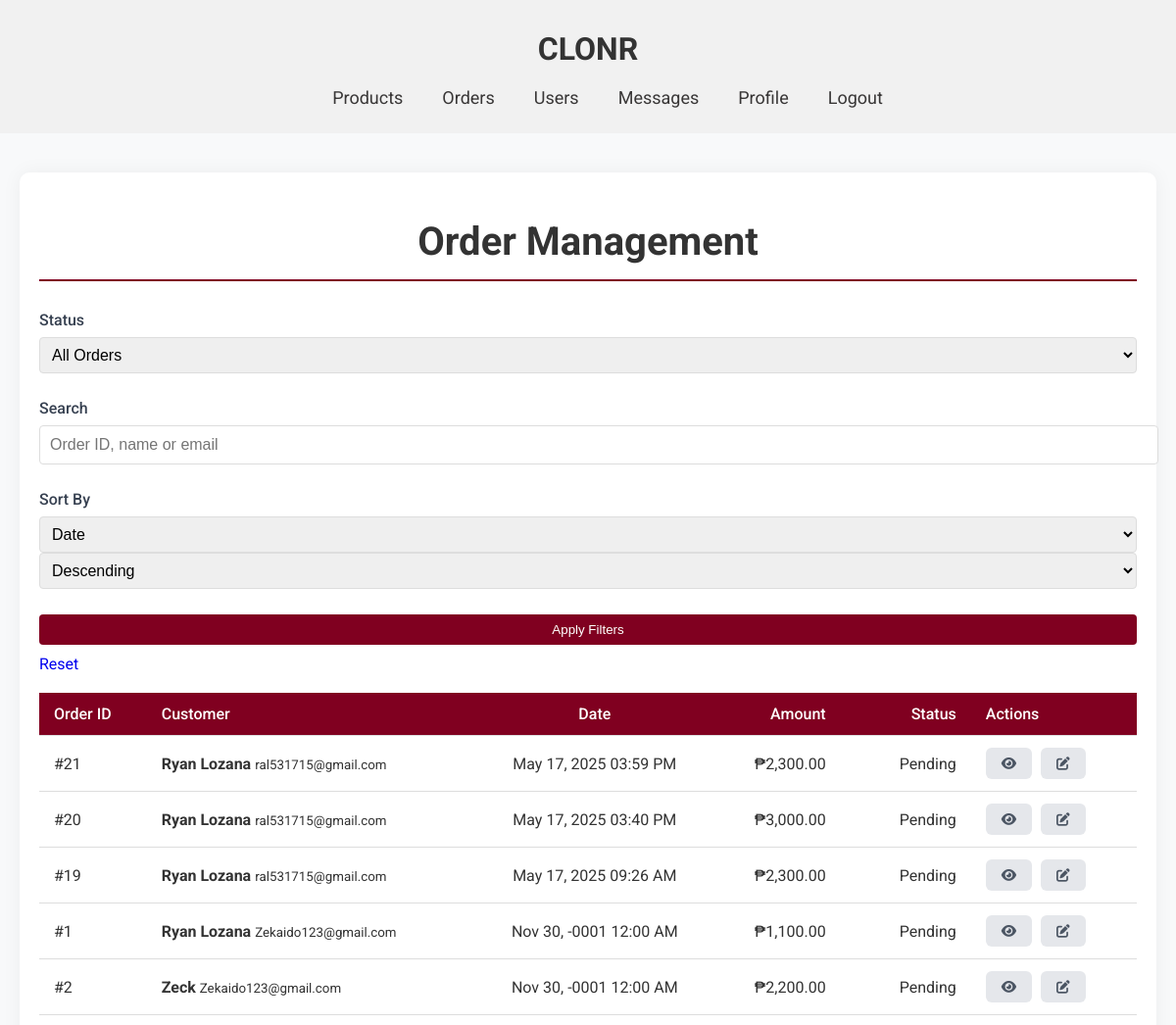
Before: /admin/order.php (signed in, upper part) with the older database file.
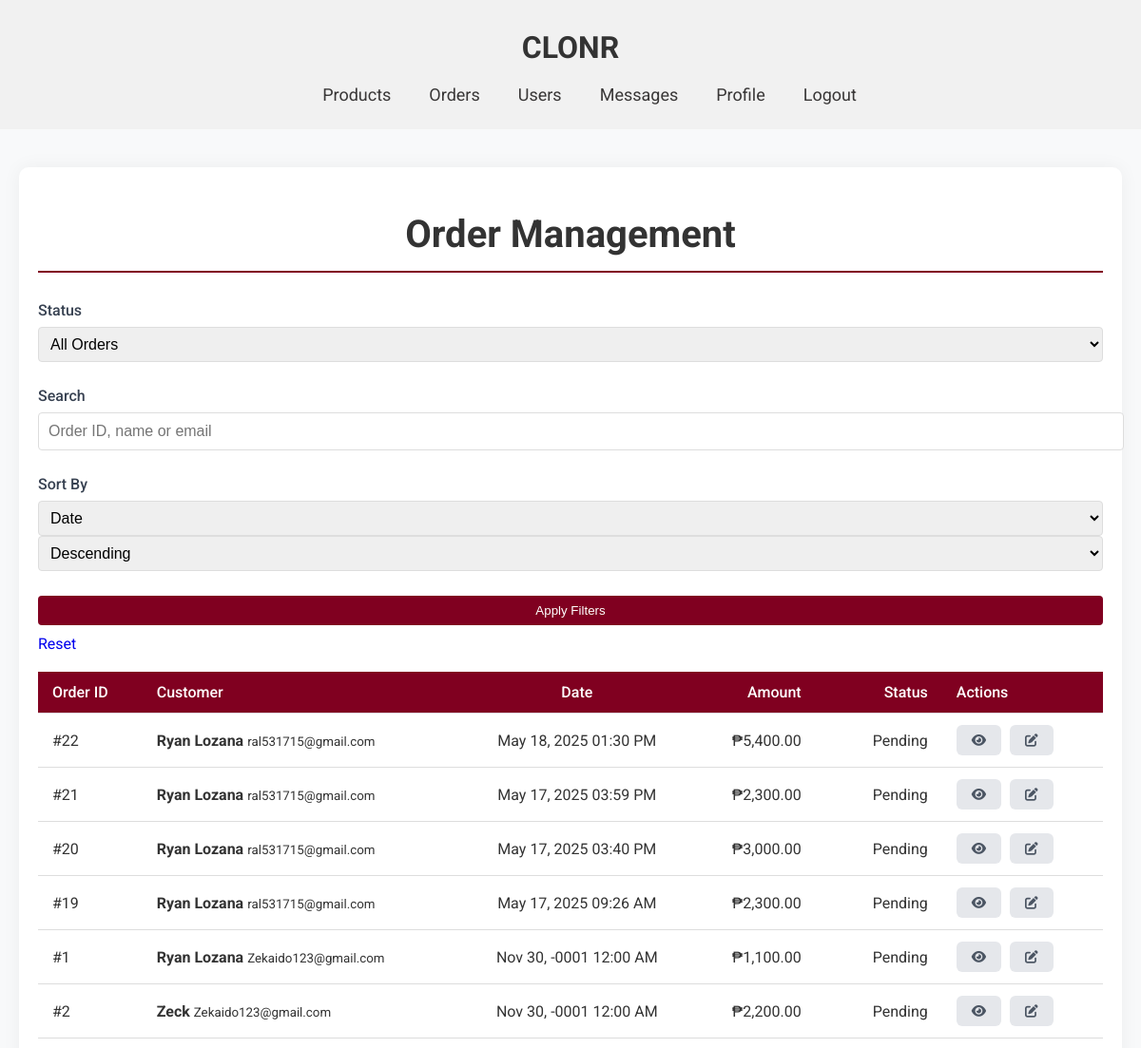
After: the same page with the newer database file.
### tables this page shows
CREATE TABLE `orders` (
  `id` int(100) NOT NULL,
  `user_id` int(100) NOT NULL,
  `name` varchar(100) NOT NULL,
  `number` int(11) NOT NULL,
  `email` varchar(100) NOT NULL,
  `method` varchar(50) NOT NULL,
  `address` varchar(500) NOT NULL,
  `total_products` varchar(1000) NOT NULL,
  `total_price` float(10,2) NOT NULL,
  `placed_on` datetime NOT NULL DEFAULT current_timestamp(),
  `payment_status` varchar(20) NOT NULL DEFAULT 'Pending'
);

### admin/order.php (the view, shortened to what the changed rows need)
<?php
require_once '../config.php';
try {
    $sort_by = isset($_GET['sort']) ? $_GET['sort'] : 'placed_on';
    $sort_order = isset($_GET['order']) ? $_GET['order'] : 'DESC';
    $valid_sort_columns = ['id', 'name', 'placed_on', 'total_price', 'payment_status'];
    $sort_by = in_array($sort_by, $valid_sort_columns) ? $sort_by : 'placed_on';
    $sort_order = strtoupper($sort_order) === 'ASC' ? 'ASC' : 'DESC';
    $query = "SELECT * FROM orders WHERE 1=1";
    $params = [];
    $query .= " ORDER BY $sort_by $sort_order";
    $stmt = $conn->prepare($query);
    $stmt->execute($params);
    $orders = $stmt->fetchAll(PDO::FETCH_ASSOC);
} catch (PDOException $e) {
    die("Database error: " . $e->getMessage());
}
?>
<!DOCTYPE html>
<html lang="en">
<head>
    <link rel="stylesheet" href="../global.css">
    <link rel="stylesheet" href="admin.css">
    <link rel="stylesheet" href="https://cdnjs.cloudflare.com/ajax/libs/font-awesome/6.0.0/css/all.min.css">
</head>
<body>
    <header>
        <div class="container">
            <a href="admindashboard.php"><h1 class="title">CLONR</h1></a>
        </div>
    </header>
    <main class="admin-main">
        <div class="admin-container">
            <h1 class="admin-title">Order Management</h1>
            <div class="orders-table-container">
                <?php if (empty($orders)): ?>
                    <div class="no-orders">
                        <i class="fas fa-box-open"></i>
                        <p>No orders found matching your criteria.</p>
                    </div>
                <?php else: ?>
                    <div class="table-responsive">
                        <table class="orders-table">
                            <thead>
                                <tr>
                                    <th>Order ID</th>
                                    <th>Customer</th>
                                    <th>Date</th>
                                    <th>Amount</th>
                                    <th>Status</th>
                                    <th>Actions</th>
                                </tr>
                            </thead>
                            <tbody>
                                <?php foreach ($orders as $order): ?>
                                <tr>
                                    <td>#<?= htmlspecialchars($order['id']) ?></td>
                                    <td>
                                        <div class="customer-info">
                                            <strong><?= htmlspecialchars($order['name']) ?></strong>
                                            <small><?= htmlspecialchars($order['email']) ?></small>
                                        </div>
                                    </td>
                                    <td><?= htmlspecialchars(date('M d, Y h:i A', strtotime($order['placed_on']))) ?></td>
                                    <td>₱<?= htmlspecialchars(number_format($order['total_price'], 2)) ?></td>
                                    <td>
                                        <span class="status-badge status-<?= htmlspecialchars($order['payment_status']) ?>">
                                            <?= ucfirst(htmlspecialchars($order['payment_status'])) ?>
                                        </span>
                                    </td>
                                    <td class="actions">
                                        <a href="order_details.php?id=<?= $order['id'] ?>" class="action-btn view" title="View Details">
                                            <i class="fas fa-eye"></i>
                                        </a>
                                        <a href="update_order_status.php?id=<?= $order['id'] ?>" class="action-btn edit" title="Update Status">
                                            <i class="fas fa-edit"></i>
                                        </a>
                                    </td>
                                </tr>
                                <?php endforeach; ?>
                            </tbody>
                        </table>
                    </div>
                <?php endif; ?>
            </div>
        </div>
    </main>
</body>
</html>

Changed rows visible on the page:
added orders: id "22", name "Ryan Lozana", email "ral531715@gmail.com", placed_on "May 18, 2025 01:30 PM", total_price "5,400.00", payment_status "Pending"
